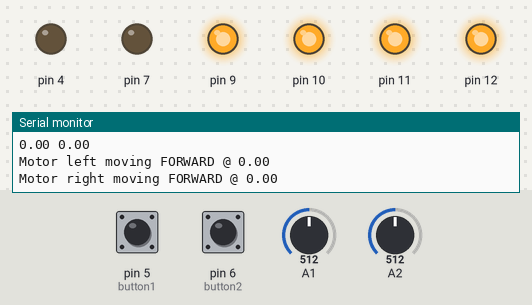
Simulated run of this sketch. Board: Arduino Uno, built with avr-gcc and run on an emulated ATmega328P. Shown: output pins drawn as LEDs (lit = HIGH), the last lines printed to the serial monitor. Dashed ring = blinking. The inputs (shaded band) are chosen by the test bench; at power-on: A1 = 512, A2 = 512, pin 5 (button1) HIGH, pin 6 (button2) LOW.

Above: at 1.2 s.
1.3 s: A1 set to 526
At 3.6 s:
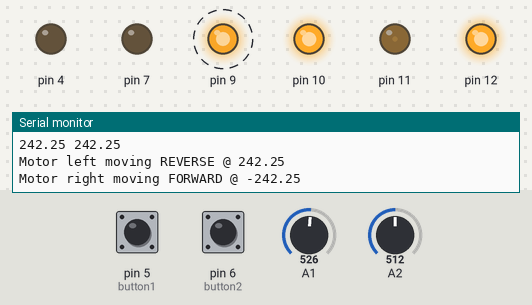
7.7 s: A2 set to 510
At 9.8 s:
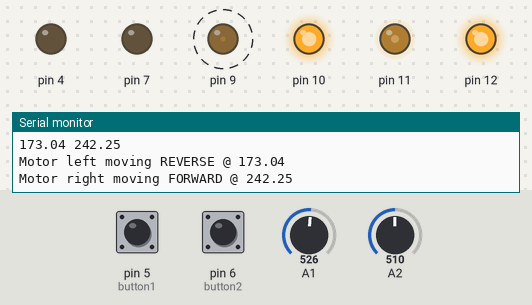
14.1 s: A1 set to 511
At 15.8 s:
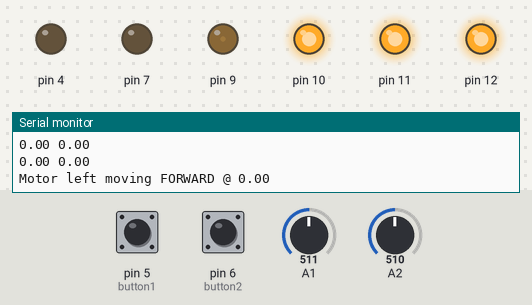
17.3 s: A1 set to 306
At 19.4 s:
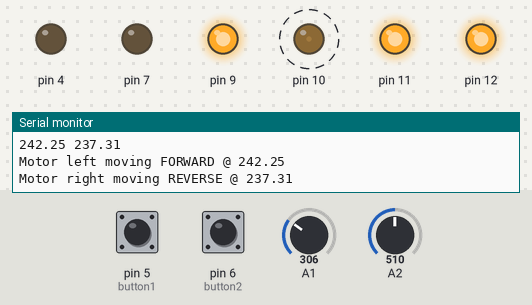
23.7 s: A2 set to 122
At 25.7 s:
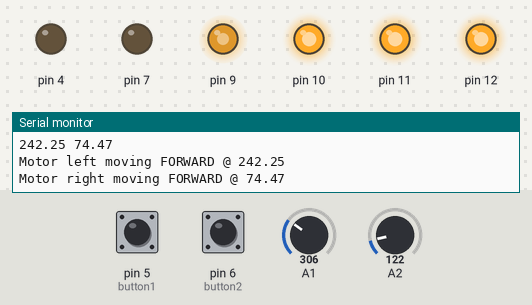
26.3 s: A2 set to 900
At 27.9 s:
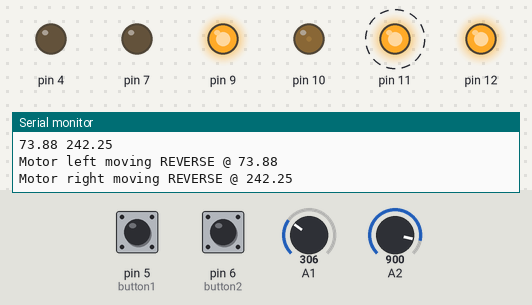
Timing chart, 0 to 33.7 s (numbered marks = the images above; inputs shaded):
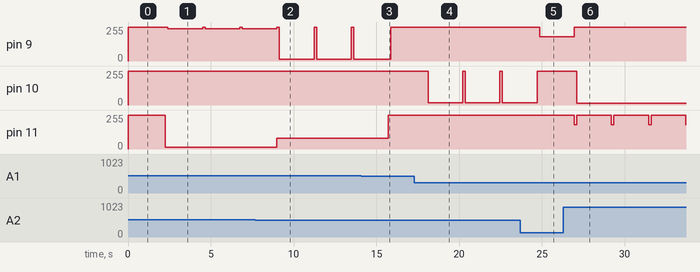

The sketch:

joystick_motors.ino
```cpp
/**
  @file       MotorDemo
  @author     ELECHOUSE
  @version    V0.1
  @date       2012-6-22
  @brief        50A-DualChannelMotorDriverBoard demo code.
  @URL https://github.com/elechouse/motor
*/

/** import motor library */
#include <MOTOR.h>
// #include <math.h>
// #include <stdlib.h>
// #include <string.h>

// Defining joystick inputs
int x_axis = 1; //Blue
int y_axis = 2; //Green
int z_axis = 4; //Yellow

const int button1 = 5; //Marrón
const int button2 = 6; //Blanco

int x_val = 0;
int y_val = 0;
int z_val = 0;
int button1_state = 0;
int button2_state = 0;

const int centre = 1024/2;

// struct steering{
//     int left;
//     int right;
// };

void setup(void){
    Serial.begin(115200);
    pinMode(button1, INPUT);
    pinMode(button2, INPUT);
    /** motor driver initialize */
    motor.begin();
    /**
    NOTE:
    motor.begin() will change the prescaller of the timer0,
    so the arduino function delay() millis() and micros() are
    8 times slow than it should be.
    Please use motor_delay(), motor_millis(), motor_micros() instead them.
    */

    Serial.println("joystick_motors.ino");
}


void loop(void){
    //Read, store and correct raw values
    x_val = calculate_average(x_axis);
    Serial.print("x_val = ");
    Serial.println(x_val);
    y_val = calculate_average(y_axis);
    Serial.print("y_val = ");
    Serial.println(y_val);
    //For some reason z_axis is not working.
    // z_val = calculate_average(z_axis);
    // Serial.print("z_val = ");
    // Serial.println(z_val);
    button1_state = digitalRead(button1);
    button2_state = digitalRead(button2);

    x_val = 1024 - x_val;
    Serial.print("x_val = ");
    Serial.println(x_val);
    y_val = 1024 - y_val;
    Serial.print("y_val = ");
    Serial.println(y_val);

	int x = x_val - centre;
    Serial.print("x = ");
    Serial.println(x);
	int y = y_val - centre;
    Serial.print("y = ");
    Serial.println(y);

	float left;
	float right;
	float max = 0;

    // Computing the speed
	int A_speed = (0.95*(y/2 + x/2));
    Serial.print("A_speed = ");
    Serial.println(A_speed);
    Serial.print("abs(A_speed) = ");
    Serial.println(abs(A_speed));
	int B_speed = (0.95*(y/2 - x/2));
    Serial.print("B_speed = ");
    Serial.println(B_speed);
    Serial.print("abs(B_speed) = ");
    Serial.println(abs(B_speed));

    // Delimiting output up to -255 and 255
    if(abs(A_speed) >= abs(B_speed)){
        Serial.print("abs(A_speed) >= abs(B_speed), max = ");
		max = A_speed;
        Serial.println(max);
	}
	else{
        Serial.print("abs(A_speed) < abs(B_speed), max = ");
		max = B_speed;
        Serial.println(max);
	}

    // If centered, don't move motors
    if(A_speed == 0 && B_speed == 0){
        Serial.println("A_speed == 0 && B_speed == 0");
		left = 0;
		right = 0;
	}
	else{
        Serial.print("Printing unfiltered motor speeds: ");
        left = 0.95*(255/max)*A_speed;
		right = 0.95*(255/max)*B_speed;
    }

    Serial.print(left);
    Serial.print(" ");
    Serial.println(right);

    float left_abs = abs(left);
    float right_abs = abs(right);
    Serial.print(left_abs);
    Serial.print(" ");
    Serial.println(right_abs);

    // String left_state = FORWARD;
    // String right_state = FORWARD;
    if(button1_state == 0){
        Serial.println("Stop!");
        motor.set(A, 0, FORWARD);
        motor.set(B, 0, FORWARD);
        motor_delay(150);
    }

    else{
        if(A_speed < 0){
            Serial.print("Motor left moving REVERSE @ ");
            Serial.println(left_abs);
            motor.set(A, left_abs, REVERSE);
            motor_delay(150);
            // String left_state = REVERSE;
        }
        else{
            Serial.print("Motor left moving FORWARD @ ");
            Serial.println(left);
            motor.set(A, left, FORWARD);
            motor_delay(150);
        }

        if(B_speed < 0){
            Serial.print("Motor right moving REVERSE @ ");
            Serial.println(right_abs);
            motor.set(B, right_abs, REVERSE);
            motor_delay(75);
            // String right_state = REVERSE;
        }
        else{
            Serial.print("Motor right moving FORWARD @ ");
            Serial.println(right);
            motor.set(B, right, FORWARD);
            motor_delay(75);
        }
    }


    // motor.close(A);                 // close motor channel A
    // motor.close(B);                 // close motor channel B
    motor_delay(2000);              // wait for 500 milli second

}

int calculate_average(int axis){
    int value;
    for(int i = 0; i < 5; i++){
        value += analogRead(axis);
    }
    int average = value / 5;

    return average;
}
```

Measured:
- the behaviour switches between 515 and 516 on A1 (found by bisection; images 0 and 1)
- the behaviour switches between 511 and 510 on A2 (found by bisection; images 1 and 2)
- after the input at 1.3 s, pin 9: alternates 255/255 for 0.15 s and 241/255 for 2.1 s, starting after 1.1 s; pin 11: 255/255 → 13/255 after 0.96 s
- after the input at 7.7 s, pin 11: 13/255 → 82/255 after 1.3 s
- after the input at 14.1 s, pin 11: 82/255 → 255/255 after 1.6 s
- after the input at 17.3 s, pin 10: alternates 255/255 for 0.15 s and 18/255 for 2.1 s, starting after 0.82 s
- after the input at 23.7 s, pin 9: 255/255 → 181/255 after 1.2 s; pin 10: goes on until 24.7 s, then stays 255/255
- after the input at 26.3 s, pin 9: 181/255 → 255/255 after 0.65 s; pin 10: 255/255 → 13/255 after 0.80 s; pin 11: alternates 255/255 for 2.1 s and 182/255 for 0.15 s, starting after 0.65 s
